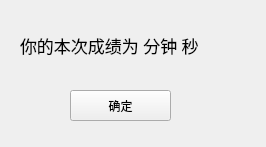
<?xml version="1.0" encoding="UTF-8"?>
<ui version="4.0">
 <class>GradeWidget</class>
 <widget class="QWidget" name="GradeWidget">
  <property name="geometry">
   <rect>
    <x>0</x>
    <y>0</y>
    <width>266</width>
    <height>147</height>
   </rect>
  </property>
  <property name="windowTitle">
   <string>grade</string>
  </property>
  <widget class="QLabel" name="label">
   <property name="geometry">
    <rect>
     <x>20</x>
     <y>30</y>
     <width>221</width>
     <height>31</height>
    </rect>
   </property>
   <property name="font">
    <font>
     <family>Agency FB</family>
     <pointsize>13</pointsize>
     <weight>50</weight>
     <italic>false</italic>
     <bold>false</bold>
    </font>
   </property>
   <property name="styleSheet">
    <string notr="true">font: 13pt &quot;Agency FB&quot;;</string>
   </property>
   <property name="text">
    <string>你的本次成绩为 分钟 秒</string>
   </property>
  </widget>
  <widget class="QPushButton" name="pushButton">
   <property name="geometry">
    <rect>
     <x>70</x>
     <y>90</y>
     <width>101</width>
     <height>31</height>
    </rect>
   </property>
   <property name="text">
    <string>确定</string>
   </property>
  </widget>
 </widget>
 <resources/>
 <connections/>
</ui>
